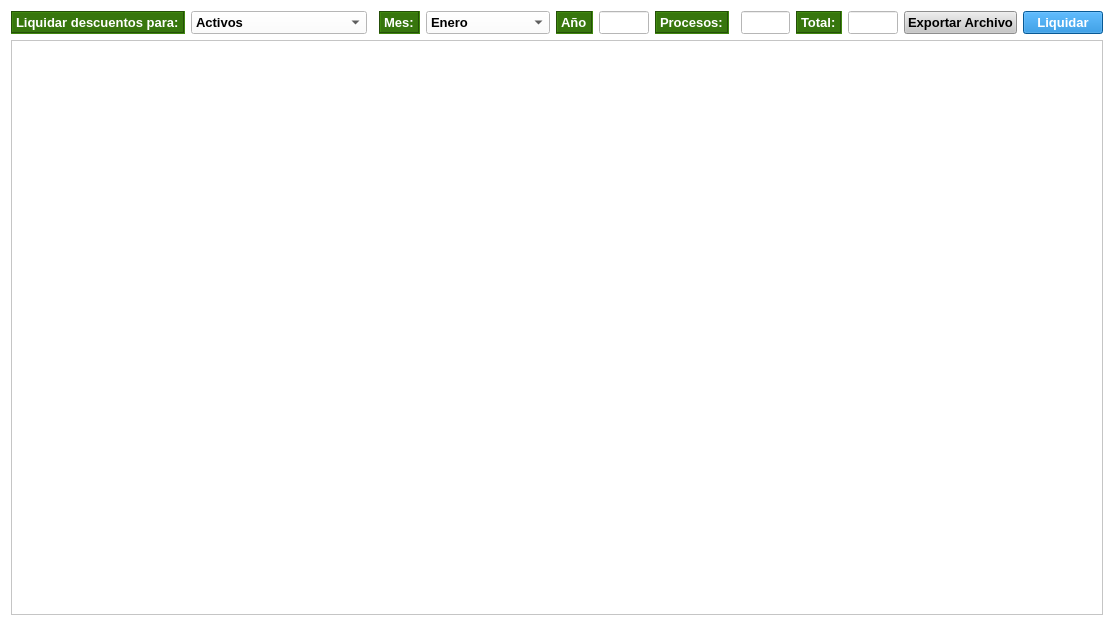
<?xml version="1.0" encoding="UTF-8"?>
<ui version="4.0">
 <class>Form</class>
 <widget class="QWidget" name="Form">
  <property name="geometry">
   <rect>
    <x>0</x>
    <y>0</y>
    <width>1114</width>
    <height>626</height>
   </rect>
  </property>
  <property name="palette">
   <palette>
    <active>
     <colorrole role="WindowText">
      <brush brushstyle="SolidPattern">
       <color alpha="255">
        <red>0</red>
        <green>0</green>
        <blue>0</blue>
       </color>
      </brush>
     </colorrole>
     <colorrole role="Button">
      <brush brushstyle="SolidPattern">
       <color alpha="255">
        <red>255</red>
        <green>255</green>
        <blue>255</blue>
       </color>
      </brush>
     </colorrole>
     <colorrole role="Light">
      <brush brushstyle="SolidPattern">
       <color alpha="255">
        <red>255</red>
        <green>255</green>
        <blue>255</blue>
       </color>
      </brush>
     </colorrole>
     <colorrole role="Midlight">
      <brush brushstyle="SolidPattern">
       <color alpha="255">
        <red>255</red>
        <green>255</green>
        <blue>255</blue>
       </color>
      </brush>
     </colorrole>
     <colorrole role="Dark">
      <brush brushstyle="SolidPattern">
       <color alpha="255">
        <red>127</red>
        <green>127</green>
        <blue>127</blue>
       </color>
      </brush>
     </colorrole>
     <colorrole role="Mid">
      <brush brushstyle="SolidPattern">
       <color alpha="255">
        <red>170</red>
        <green>170</green>
        <blue>170</blue>
       </color>
      </brush>
     </colorrole>
     <colorrole role="Text">
      <brush brushstyle="SolidPattern">
       <color alpha="255">
        <red>0</red>
        <green>0</green>
        <blue>0</blue>
       </color>
      </brush>
     </colorrole>
     <colorrole role="BrightText">
      <brush brushstyle="SolidPattern">
       <color alpha="255">
        <red>255</red>
        <green>255</green>
        <blue>255</blue>
       </color>
      </brush>
     </colorrole>
     <colorrole role="ButtonText">
      <brush brushstyle="SolidPattern">
       <color alpha="255">
        <red>0</red>
        <green>0</green>
        <blue>0</blue>
       </color>
      </brush>
     </colorrole>
     <colorrole role="Base">
      <brush brushstyle="SolidPattern">
       <color alpha="255">
        <red>255</red>
        <green>255</green>
        <blue>255</blue>
       </color>
      </brush>
     </colorrole>
     <colorrole role="Window">
      <brush brushstyle="SolidPattern">
       <color alpha="255">
        <red>255</red>
        <green>255</green>
        <blue>255</blue>
       </color>
      </brush>
     </colorrole>
     <colorrole role="Shadow">
      <brush brushstyle="SolidPattern">
       <color alpha="255">
        <red>0</red>
        <green>0</green>
        <blue>0</blue>
       </color>
      </brush>
     </colorrole>
     <colorrole role="AlternateBase">
      <brush brushstyle="SolidPattern">
       <color alpha="255">
        <red>255</red>
        <green>255</green>
        <blue>255</blue>
       </color>
      </brush>
     </colorrole>
     <colorrole role="ToolTipBase">
      <brush brushstyle="SolidPattern">
       <color alpha="255">
        <red>255</red>
        <green>255</green>
        <blue>220</blue>
       </color>
      </brush>
     </colorrole>
     <colorrole role="ToolTipText">
      <brush brushstyle="SolidPattern">
       <color alpha="255">
        <red>0</red>
        <green>0</green>
        <blue>0</blue>
       </color>
      </brush>
     </colorrole>
    </active>
    <inactive>
     <colorrole role="WindowText">
      <brush brushstyle="SolidPattern">
       <color alpha="255">
        <red>0</red>
        <green>0</green>
        <blue>0</blue>
       </color>
      </brush>
     </colorrole>
     <colorrole role="Button">
      <brush brushstyle="SolidPattern">
       <color alpha="255">
        <red>255</red>
        <green>255</green>
        <blue>255</blue>
       </color>
      </brush>
     </colorrole>
     <colorrole role="Light">
      <brush brushstyle="SolidPattern">
       <color alpha="255">
        <red>255</red>
        <green>255</green>
        <blue>255</blue>
       </color>
      </brush>
     </colorrole>
     <colorrole role="Midlight">
      <brush brushstyle="SolidPattern">
       <color alpha="255">
        <red>255</red>
        <green>255</green>
        <blue>255</blue>
       </color>
      </brush>
     </colorrole>
     <colorrole role="Dark">
      <brush brushstyle="SolidPattern">
       <color alpha="255">
        <red>127</red>
        <green>127</green>
        <blue>127</blue>
       </color>
      </brush>
     </colorrole>
     <colorrole role="Mid">
      <brush brushstyle="SolidPattern">
       <color alpha="255">
        <red>170</red>
        <green>170</green>
        <blue>170</blue>
       </color>
      </brush>
     </colorrole>
     <colorrole role="Text">
      <brush brushstyle="SolidPattern">
       <color alpha="255">
        <red>0</red>
        <green>0</green>
        <blue>0</blue>
       </color>
      </brush>
     </colorrole>
     <colorrole role="BrightText">
      <brush brushstyle="SolidPattern">
       <color alpha="255">
        <red>255</red>
        <green>255</green>
        <blue>255</blue>
       </color>
      </brush>
     </colorrole>
     <colorrole role="ButtonText">
      <brush brushstyle="SolidPattern">
       <color alpha="255">
        <red>0</red>
        <green>0</green>
        <blue>0</blue>
       </color>
      </brush>
     </colorrole>
     <colorrole role="Base">
      <brush brushstyle="SolidPattern">
       <color alpha="255">
        <red>255</red>
        <green>255</green>
        <blue>255</blue>
       </color>
      </brush>
     </colorrole>
     <colorrole role="Window">
      <brush brushstyle="SolidPattern">
       <color alpha="255">
        <red>255</red>
        <green>255</green>
        <blue>255</blue>
       </color>
      </brush>
     </colorrole>
     <colorrole role="Shadow">
      <brush brushstyle="SolidPattern">
       <color alpha="255">
        <red>0</red>
        <green>0</green>
        <blue>0</blue>
       </color>
      </brush>
     </colorrole>
     <colorrole role="AlternateBase">
      <brush brushstyle="SolidPattern">
       <color alpha="255">
        <red>255</red>
        <green>255</green>
        <blue>255</blue>
       </color>
      </brush>
     </colorrole>
     <colorrole role="ToolTipBase">
      <brush brushstyle="SolidPattern">
       <color alpha="255">
        <red>255</red>
        <green>255</green>
        <blue>220</blue>
       </color>
      </brush>
     </colorrole>
     <colorrole role="ToolTipText">
      <brush brushstyle="SolidPattern">
       <color alpha="255">
        <red>0</red>
        <green>0</green>
        <blue>0</blue>
       </color>
      </brush>
     </colorrole>
    </inactive>
    <disabled>
     <colorrole role="WindowText">
      <brush brushstyle="SolidPattern">
       <color alpha="255">
        <red>127</red>
        <green>127</green>
        <blue>127</blue>
       </color>
      </brush>
     </colorrole>
     <colorrole role="Button">
      <brush brushstyle="SolidPattern">
       <color alpha="255">
        <red>255</red>
        <green>255</green>
        <blue>255</blue>
       </color>
      </brush>
     </colorrole>
     <colorrole role="Light">
      <brush brushstyle="SolidPattern">
       <color alpha="255">
        <red>255</red>
        <green>255</green>
        <blue>255</blue>
       </color>
      </brush>
     </colorrole>
     <colorrole role="Midlight">
      <brush brushstyle="SolidPattern">
       <color alpha="255">
        <red>255</red>
        <green>255</green>
        <blue>255</blue>
       </color>
      </brush>
     </colorrole>
     <colorrole role="Dark">
      <brush brushstyle="SolidPattern">
       <color alpha="255">
        <red>127</red>
        <green>127</green>
        <blue>127</blue>
       </color>
      </brush>
     </colorrole>
     <colorrole role="Mid">
      <brush brushstyle="SolidPattern">
       <color alpha="255">
        <red>170</red>
        <green>170</green>
        <blue>170</blue>
       </color>
      </brush>
     </colorrole>
     <colorrole role="Text">
      <brush brushstyle="SolidPattern">
       <color alpha="255">
        <red>127</red>
        <green>127</green>
        <blue>127</blue>
       </color>
      </brush>
     </colorrole>
     <colorrole role="BrightText">
      <brush brushstyle="SolidPattern">
       <color alpha="255">
        <red>255</red>
        <green>255</green>
        <blue>255</blue>
       </color>
      </brush>
     </colorrole>
     <colorrole role="ButtonText">
      <brush brushstyle="SolidPattern">
       <color alpha="255">
        <red>127</red>
        <green>127</green>
        <blue>127</blue>
       </color>
      </brush>
     </colorrole>
     <colorrole role="Base">
      <brush brushstyle="SolidPattern">
       <color alpha="255">
        <red>255</red>
        <green>255</green>
        <blue>255</blue>
       </color>
      </brush>
     </colorrole>
     <colorrole role="Window">
      <brush brushstyle="SolidPattern">
       <color alpha="255">
        <red>255</red>
        <green>255</green>
        <blue>255</blue>
       </color>
      </brush>
     </colorrole>
     <colorrole role="Shadow">
      <brush brushstyle="SolidPattern">
       <color alpha="255">
        <red>0</red>
        <green>0</green>
        <blue>0</blue>
       </color>
      </brush>
     </colorrole>
     <colorrole role="AlternateBase">
      <brush brushstyle="SolidPattern">
       <color alpha="255">
        <red>255</red>
        <green>255</green>
        <blue>255</blue>
       </color>
      </brush>
     </colorrole>
     <colorrole role="ToolTipBase">
      <brush brushstyle="SolidPattern">
       <color alpha="255">
        <red>255</red>
        <green>255</green>
        <blue>220</blue>
       </color>
      </brush>
     </colorrole>
     <colorrole role="ToolTipText">
      <brush brushstyle="SolidPattern">
       <color alpha="255">
        <red>0</red>
        <green>0</green>
        <blue>0</blue>
       </color>
      </brush>
     </colorrole>
    </disabled>
   </palette>
  </property>
  <property name="windowTitle">
   <string>Form</string>
  </property>
  <layout class="QGridLayout" name="gridLayout" rowstretch="0,100,0">
   <item row="0" column="7">
    <widget class="QLineEdit" name="lineEdit">
     <property name="sizePolicy">
      <sizepolicy hsizetype="Expanding" vsizetype="Expanding">
       <horstretch>0</horstretch>
       <verstretch>0</verstretch>
      </sizepolicy>
     </property>
     <property name="font">
      <font>
       <pointsize>10</pointsize>
       <weight>75</weight>
       <bold>true</bold>
      </font>
     </property>
    </widget>
   </item>
   <item row="0" column="2">
    <widget class="QComboBox" name="comboBox">
     <property name="sizePolicy">
      <sizepolicy hsizetype="Preferred" vsizetype="Expanding">
       <horstretch>0</horstretch>
       <verstretch>0</verstretch>
      </sizepolicy>
     </property>
     <property name="font">
      <font>
       <pointsize>10</pointsize>
       <weight>75</weight>
       <bold>true</bold>
      </font>
     </property>
     <item>
      <property name="text">
       <string>Activos</string>
      </property>
     </item>
     <item>
      <property name="text">
       <string>Jubilados/Pensionados</string>
      </property>
     </item>
    </widget>
   </item>
   <item row="0" column="14">
    <widget class="QPushButton" name="pushButton">
     <property name="font">
      <font>
       <pointsize>10</pointsize>
       <weight>75</weight>
       <bold>true</bold>
      </font>
     </property>
     <property name="styleSheet">
      <string notr="true">#pushButton{
background-color:#0A7DD0;
color: #ffffff
}

#pushButton:hover{
background-color:#1067A5;
}
</string>
     </property>
     <property name="text">
      <string>Liquidar</string>
     </property>
     <property name="icon">
      <iconset>
       <normaloff>../iconos/refresh.ico</normaloff>../iconos/refresh.ico</iconset>
     </property>
     <property name="iconSize">
      <size>
       <width>30</width>
       <height>30</height>
      </size>
     </property>
    </widget>
   </item>
   <item row="0" column="12">
    <widget class="QLineEdit" name="lineEdit_3">
     <property name="sizePolicy">
      <sizepolicy hsizetype="Expanding" vsizetype="Expanding">
       <horstretch>0</horstretch>
       <verstretch>0</verstretch>
      </sizepolicy>
     </property>
     <property name="font">
      <font>
       <pointsize>10</pointsize>
       <weight>75</weight>
       <bold>true</bold>
      </font>
     </property>
    </widget>
   </item>
   <item row="0" column="5">
    <widget class="QComboBox" name="comboBox_2">
     <property name="sizePolicy">
      <sizepolicy hsizetype="Preferred" vsizetype="Expanding">
       <horstretch>0</horstretch>
       <verstretch>0</verstretch>
      </sizepolicy>
     </property>
     <property name="font">
      <font>
       <pointsize>10</pointsize>
       <weight>75</weight>
       <bold>true</bold>
      </font>
     </property>
     <item>
      <property name="text">
       <string>Enero</string>
      </property>
     </item>
     <item>
      <property name="text">
       <string>Febrero</string>
      </property>
     </item>
     <item>
      <property name="text">
       <string>Marzo</string>
      </property>
     </item>
     <item>
      <property name="text">
       <string>Abril</string>
      </property>
     </item>
     <item>
      <property name="text">
       <string>Mayo</string>
      </property>
     </item>
     <item>
      <property name="text">
       <string>Junio</string>
      </property>
     </item>
     <item>
      <property name="text">
       <string>SAC-Junio</string>
      </property>
     </item>
     <item>
      <property name="text">
       <string>Julio</string>
      </property>
     </item>
     <item>
      <property name="text">
       <string>Agosto</string>
      </property>
     </item>
     <item>
      <property name="text">
       <string>Septiembre</string>
      </property>
     </item>
     <item>
      <property name="text">
       <string>Octubre</string>
      </property>
     </item>
     <item>
      <property name="text">
       <string>Noviembre</string>
      </property>
     </item>
     <item>
      <property name="text">
       <string>Diciembre</string>
      </property>
     </item>
     <item>
      <property name="text">
       <string>SAC-Diciembre</string>
      </property>
     </item>
    </widget>
   </item>
   <item row="0" column="6">
    <widget class="QLabel" name="label_3">
     <property name="sizePolicy">
      <sizepolicy hsizetype="Preferred" vsizetype="Expanding">
       <horstretch>0</horstretch>
       <verstretch>0</verstretch>
      </sizepolicy>
     </property>
     <property name="font">
      <font>
       <pointsize>10</pointsize>
       <weight>75</weight>
       <bold>true</bold>
      </font>
     </property>
     <property name="styleSheet">
      <string notr="true">#label_3{
background-color:#37760D;
color: #FFFFFF;
}</string>
     </property>
     <property name="frameShape">
      <enum>QFrame::Box</enum>
     </property>
     <property name="frameShadow">
      <enum>QFrame::Sunken</enum>
     </property>
     <property name="text">
      <string>Año</string>
     </property>
    </widget>
   </item>
   <item row="1" column="0" colspan="15">
    <widget class="QTableView" name="tableView">
     <property name="font">
      <font>
       <pointsize>10</pointsize>
       <weight>75</weight>
       <bold>true</bold>
      </font>
     </property>
    </widget>
   </item>
   <item row="0" column="8">
    <widget class="QLabel" name="label_4">
     <property name="sizePolicy">
      <sizepolicy hsizetype="Preferred" vsizetype="Expanding">
       <horstretch>0</horstretch>
       <verstretch>0</verstretch>
      </sizepolicy>
     </property>
     <property name="font">
      <font>
       <pointsize>10</pointsize>
       <weight>75</weight>
       <bold>true</bold>
      </font>
     </property>
     <property name="styleSheet">
      <string notr="true">#label_4{
background-color:#37760D;
color: #FFFFFF;
}</string>
     </property>
     <property name="frameShape">
      <enum>QFrame::Box</enum>
     </property>
     <property name="frameShadow">
      <enum>QFrame::Sunken</enum>
     </property>
     <property name="text">
      <string>Procesos:</string>
     </property>
    </widget>
   </item>
   <item row="0" column="9">
    <spacer name="horizontalSpacer">
     <property name="orientation">
      <enum>Qt::Horizontal</enum>
     </property>
     <property name="sizeHint" stdset="0">
      <size>
       <width>40</width>
       <height>20</height>
      </size>
     </property>
    </spacer>
   </item>
   <item row="0" column="0" colspan="2">
    <widget class="QLabel" name="label">
     <property name="sizePolicy">
      <sizepolicy hsizetype="Preferred" vsizetype="Expanding">
       <horstretch>0</horstretch>
       <verstretch>0</verstretch>
      </sizepolicy>
     </property>
     <property name="font">
      <font>
       <pointsize>10</pointsize>
       <weight>75</weight>
       <bold>true</bold>
      </font>
     </property>
     <property name="styleSheet">
      <string notr="true">#label{
background-color:#37760D;
color: #FFFFFF;
}</string>
     </property>
     <property name="frameShape">
      <enum>QFrame::Box</enum>
     </property>
     <property name="frameShadow">
      <enum>QFrame::Sunken</enum>
     </property>
     <property name="text">
      <string>Liquidar descuentos para:</string>
     </property>
    </widget>
   </item>
   <item row="0" column="4">
    <widget class="QLabel" name="label_2">
     <property name="sizePolicy">
      <sizepolicy hsizetype="Preferred" vsizetype="Expanding">
       <horstretch>0</horstretch>
       <verstretch>0</verstretch>
      </sizepolicy>
     </property>
     <property name="font">
      <font>
       <pointsize>10</pointsize>
       <weight>75</weight>
       <bold>true</bold>
      </font>
     </property>
     <property name="styleSheet">
      <string notr="true">#label_2{
background-color:#37760D;
color: #FFFFFF;
}</string>
     </property>
     <property name="frameShape">
      <enum>QFrame::Box</enum>
     </property>
     <property name="frameShadow">
      <enum>QFrame::Sunken</enum>
     </property>
     <property name="text">
      <string>Mes:</string>
     </property>
    </widget>
   </item>
   <item row="0" column="11">
    <widget class="QLabel" name="label_5">
     <property name="sizePolicy">
      <sizepolicy hsizetype="Preferred" vsizetype="Expanding">
       <horstretch>0</horstretch>
       <verstretch>0</verstretch>
      </sizepolicy>
     </property>
     <property name="font">
      <font>
       <pointsize>10</pointsize>
       <weight>75</weight>
       <bold>true</bold>
      </font>
     </property>
     <property name="styleSheet">
      <string notr="true">#label_5{
background-color:#37760D;
color: #FFFFFF;
}</string>
     </property>
     <property name="frameShape">
      <enum>QFrame::Box</enum>
     </property>
     <property name="frameShadow">
      <enum>QFrame::Sunken</enum>
     </property>
     <property name="text">
      <string>Total:</string>
     </property>
    </widget>
   </item>
   <item row="0" column="10">
    <widget class="QLineEdit" name="lineEdit_2">
     <property name="sizePolicy">
      <sizepolicy hsizetype="Expanding" vsizetype="Expanding">
       <horstretch>0</horstretch>
       <verstretch>0</verstretch>
      </sizepolicy>
     </property>
     <property name="font">
      <font>
       <pointsize>10</pointsize>
       <weight>75</weight>
       <bold>true</bold>
      </font>
     </property>
    </widget>
   </item>
   <item row="0" column="13">
    <widget class="QPushButton" name="pushButton_2">
     <property name="font">
      <font>
       <pointsize>10</pointsize>
       <weight>75</weight>
       <bold>true</bold>
      </font>
     </property>
     <property name="styleSheet">
      <string notr="true">#pushButton_2{
background-color:#C7C7C7;
color: #000000
}

#pushButton_2:hover{
background-color:#9B9B9A;
}
</string>
     </property>
     <property name="text">
      <string>Exportar Archivo</string>
     </property>
     <property name="icon">
      <iconset>
       <normaloff>../iconos/file_apply.ico</normaloff>../iconos/file_apply.ico</iconset>
     </property>
     <property name="iconSize">
      <size>
       <width>30</width>
       <height>30</height>
      </size>
     </property>
    </widget>
   </item>
  </layout>
 </widget>
 <resources/>
 <connections/>
</ui>
